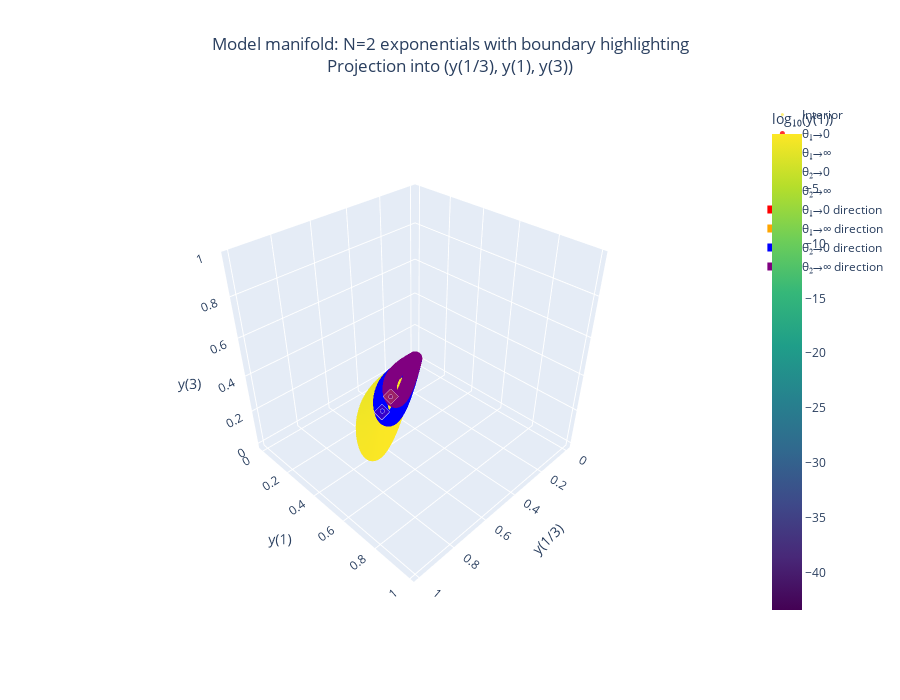

The code cell stored with this chart in its notebook:
### Code cell
import numpy as np
import plotly.graph_objects as go
import plotly.express as px
from plotly.subplots import make_subplots

# Define model: average of two decaying exponentials
def y_theta(t, theta1, theta2):
    return 0.5 * (np.exp(-theta1 * t) + np.exp(-theta2 * t))

# Parameter ranges (log spaced)
theta_vals = np.logspace(-2, 2, 100)
T = [1/3, 1, 3]

# Compute outputs for grid of theta1, theta2
Y1, Y2, Y3 = [], [], []
theta1_vals, theta2_vals = [], []
for theta1 in theta_vals:
    for theta2 in theta_vals:
        Y1.append(y_theta(T[0], theta1, theta2))
        Y2.append(y_theta(T[1], theta1, theta2))
        Y3.append(y_theta(T[2], theta1, theta2))
        theta1_vals.append(theta1)
        theta2_vals.append(theta2)

Y1, Y2, Y3 = np.array(Y1), np.array(Y2), np.array(Y3)
theta1_vals, theta2_vals = np.array(theta1_vals), np.array(theta2_vals)

# Identify boundary points (edges of the manifold)
# Use stricter boundary conditions to avoid overlap
theta1_low = (theta1_vals <= np.min(theta_vals) * 1.5) & (theta2_vals > np.min(theta_vals) * 1.5) & (theta2_vals < np.max(theta_vals) / 1.5)
theta1_high = (theta1_vals >= np.max(theta_vals) / 1.5) & (theta2_vals > np.min(theta_vals) * 1.5) & (theta2_vals < np.max(theta_vals) / 1.5)
theta2_low = (theta2_vals <= np.min(theta_vals) * 1.5) & (theta1_vals > np.min(theta_vals) * 1.5) & (theta1_vals < np.max(theta_vals) / 1.5)
theta2_high = (theta2_vals >= np.max(theta_vals) / 1.5) & (theta1_vals > np.min(theta_vals) * 1.5) & (theta1_vals < np.max(theta_vals) / 1.5)

# Create masks for different boundary regions
boundary_mask = theta1_low | theta1_high | theta2_low | theta2_high
interior_mask = ~boundary_mask

# Create interactive 3D scatter plot
fig = go.Figure()

# Add interior points
fig.add_trace(go.Scatter3d(
    x=Y1[interior_mask], 
    y=Y2[interior_mask], 
    z=Y3[interior_mask],
    mode='markers',
    marker=dict(
        size=3,
        color=np.log10(Y2[interior_mask]),
        colorscale='Viridis',
        opacity=0.6,
        colorbar=dict(title="log₁₀(y(1))")
    ),
    name='Interior',
    hovertemplate='<b>Interior</b><br>y(1/3): %{x:.3f}<br>y(1): %{y:.3f}<br>y(3): %{z:.3f}<extra></extra>'
))

# Add boundary points with different colors
if np.any(theta1_low):
    fig.add_trace(go.Scatter3d(
        x=Y1[theta1_low], y=Y2[theta1_low], z=Y3[theta1_low],
        mode='markers',
        marker=dict(size=5, color='red', opacity=0.8),
        name='θ₁→0',
        hovertemplate='<b>θ₁→0</b><br>y(1/3): %{x:.3f}<br>y(1): %{y:.3f}<br>y(3): %{z:.3f}<extra></extra>'
    ))

if np.any(theta1_high):
    fig.add_trace(go.Scatter3d(
        x=Y1[theta1_high], y=Y2[theta1_high], z=Y3[theta1_high],
        mode='markers',
        marker=dict(size=5, color='orange', opacity=0.8),
        name='θ₁→∞',
        hovertemplate='<b>θ₁→∞</b><br>y(1/3): %{x:.3f}<br>y(1): %{y:.3f}<br>y(3): %{z:.3f}<extra></extra>'
    ))

if np.any(theta2_low):
    fig.add_trace(go.Scatter3d(
        x=Y1[theta2_low], y=Y2[theta2_low], z=Y3[theta2_low],
        mode='markers',
        marker=dict(size=5, color='blue', opacity=0.8),
        name='θ₂→0',
        hovertemplate='<b>θ₂→0</b><br>y(1/3): %{x:.3f}<br>y(1): %{y:.3f}<br>y(3): %{z:.3f}<extra></extra>'
    ))

if np.any(theta2_high):
    fig.add_trace(go.Scatter3d(
        x=Y1[theta2_high], y=Y2[theta2_high], z=Y3[theta2_high],
        mode='markers',
        marker=dict(size=5, color='purple', opacity=0.8),
        name='θ₂→∞',
        hovertemplate='<b>θ₂→∞</b><br>y(1/3): %{x:.3f}<br>y(1): %{y:.3f}<br>y(3): %{z:.3f}<extra></extra>'
    ))

# Add arrows pointing to boundary directions
arrow_traces = []

# Helper function to add arrows
def add_arrow(start_point, end_point, color, name):
    return go.Scatter3d(
        x=[start_point[0], end_point[0]],
        y=[start_point[1], end_point[1]], 
        z=[start_point[2], end_point[2]],
        mode='lines+markers',
        line=dict(color=color, width=8),
        marker=dict(size=[3, 8], color=color, symbol=['circle', 'diamond']),
        name=name,
        hovertemplate=f'<b>{name}</b><extra></extra>'
    )

# Add directional arrows
if np.any(theta1_low):
    idx = np.where(theta1_low)[0][len(np.where(theta1_low)[0])//2]
    arrow_start = [Y1[idx] - 0.02, Y2[idx] - 0.02, Y3[idx] - 0.02]
    arrow_end = [Y1[idx], Y2[idx], Y3[idx]]
    fig.add_trace(add_arrow(arrow_start, arrow_end, 'red', 'θ₁→0 direction'))

if np.any(theta1_high):
    idx = np.where(theta1_high)[0][len(np.where(theta1_high)[0])//2]
    arrow_start = [Y1[idx] + 0.02, Y2[idx] + 0.02, Y3[idx] + 0.02]
    arrow_end = [Y1[idx], Y2[idx], Y3[idx]]
    fig.add_trace(add_arrow(arrow_start, arrow_end, 'orange', 'θ₁→∞ direction'))

if np.any(theta2_low):
    idx = np.where(theta2_low)[0][len(np.where(theta2_low)[0])//2]
    arrow_start = [Y1[idx] - 0.02, Y2[idx] - 0.02, Y3[idx] - 0.02]
    arrow_end = [Y1[idx], Y2[idx], Y3[idx]]
    fig.add_trace(add_arrow(arrow_start, arrow_end, 'blue', 'θ₂→0 direction'))

if np.any(theta2_high):
    idx = np.where(theta2_high)[0][len(np.where(theta2_high)[0])//2]
    arrow_start = [Y1[idx] + 0.02, Y2[idx] + 0.02, Y3[idx] + 0.02]
    arrow_end = [Y1[idx], Y2[idx], Y3[idx]]
    fig.add_trace(add_arrow(arrow_start, arrow_end, 'purple', 'θ₂→∞ direction'))

# Update layout for better visualization
fig.update_layout(
    title={
        'text': 'Model manifold: N=2 exponentials with boundary highlighting<br>Projection into (y(1/3), y(1), y(3))',
        'x': 0.5,
        'xanchor': 'center'
    },
    scene=dict(
        xaxis_title='y(1/3)',
        yaxis_title='y(1)',
        zaxis_title='y(3)',
        camera=dict(
            eye=dict(x=1.5, y=1.5, z=1.5)
        )
    ),
    width=900,
    height=700,
    showlegend=True
)

fig.show()

### Figure 1 — Plotly figure (JSON) as saved in the notebook; plotly's stock layout.template omitted (floating-point values rounded to 4 significant figures; data arrays with more than 128 entries replaced by an {"elided": "..."} marker saying what was removed)
{"data": [{"hovertemplate": "<b>Interior</b><br>y(1/3): %{x:.3f}<br>y(1): %{y:.3f}<br>y(3): %{z:.3f}<extra></extra>", "marker": {"color": {"elided": "8200 float values"}, "colorbar": {"title": {"text": "log₁₀(y(1))"}}, "colorscale": [[0, "#440154"], [0.1111, "#482878"], [0.2222, "#3e4989"], [0.3333, "#31688e"], [0.4444, "#26828e"], [0.5556, "#1f9e89"], [0.6667, "#35b779"], [0.7778, "#6ece58"], [0.8889, "#b5de2b"], [1, "#fde725"]], "opacity": 0.6, "size": 3}, "mode": "markers", "name": "Interior", "type": "scatter3d", "x": {"elided": "8200 float values"}, "y": {"elided": "8200 float values"}, "z": {"elided": "8200 float values"}}, {"hovertemplate": "<b>θ₁→0</b><br>y(1/3): %{x:.3f}<br>y(1): %{y:.3f}<br>y(3): %{z:.3f}<extra></extra>", "marker": {"color": "red", "opacity": 0.8, "size": 5}, "mode": "markers", "name": "θ₁→0", "type": "scatter3d", "x": {"elided": "450 float values"}, "y": {"elided": "450 float values"}, "z": {"elided": "450 float values"}}, {"hovertemplate": "<b>θ₁→∞</b><br>y(1/3): %{x:.3f}<br>y(1): %{y:.3f}<br>y(3): %{z:.3f}<extra></extra>", "marker": {"color": "orange", "opacity": 0.8, "size": 5}, "mode": "markers", "name": "θ₁→∞", "type": "scatter3d", "x": {"elided": "450 float values"}, "y": {"elided": "450 float values"}, "z": {"elided": "450 float values"}}, {"hovertemplate": "<b>θ₂→0</b><br>y(1/3): %{x:.3f}<br>y(1): %{y:.3f}<br>y(3): %{z:.3f}<extra></extra>", "marker": {"color": "blue", "opacity": 0.8, "size": 5}, "mode": "markers", "name": "θ₂→0", "type": "scatter3d", "x": {"elided": "450 float values"}, "y": {"elided": "450 float values"}, "z": {"elided": "450 float values"}}, {"hovertemplate": "<b>θ₂→∞</b><br>y(1/3): %{x:.3f}<br>y(1): %{y:.3f}<br>y(3): %{z:.3f}<extra></extra>", "marker": {"color": "purple", "opacity": 0.8, "size": 5}, "mode": "markers", "name": "θ₂→∞", "type": "scatter3d", "x": {"elided": "450 float values"}, "y": {"elided": "450 float values"}, "z": {"elided": "450 float values"}}, {"hovertemplate": "<b>θ₁→0 direction</b><extra></extra>", "line": {"color": "red", "width": 8}, "marker": {"color": "red", "size": [3, 8], "symbol": ["circle", "diamond"]}, "mode": "lines+markers", "name": "θ₁→0 direction", "type": "scatter3d", "x": [0.8306, 0.8506], "y": [0.6494, 0.6694], "z": [0.4838, 0.5038]}, {"hovertemplate": "<b>θ₁→∞ direction</b><extra></extra>", "line": {"color": "orange", "width": 8}, "marker": {"color": "orange", "size": [3, 8], "symbol": ["circle", "diamond"]}, "mode": "lines+markers", "name": "θ₁→∞ direction", "type": "scatter3d", "x": [0.3726, 0.3526], "y": [0.1954, 0.1754], "z": [0.04158, 0.02158]}, {"hovertemplate": "<b>θ₂→0 direction</b><extra></extra>", "line": {"color": "blue", "width": 8}, "marker": {"color": "blue", "size": [3, 8], "symbol": ["circle", "diamond"]}, "mode": "lines+markers", "name": "θ₂→0 direction", "type": "scatter3d", "x": [0.831, 0.851], "y": [0.6504, 0.6704], "z": [0.4868, 0.5068]}, {"hovertemplate": "<b>θ₂→∞ direction</b><extra></extra>", "line": {"color": "purple", "width": 8}, "marker": {"color": "purple", "size": [3, 8], "symbol": ["circle", "diamond"]}, "mode": "lines+markers", "name": "θ₂→∞ direction", "type": "scatter3d", "x": [0.3726, 0.3526], "y": [0.1954, 0.1754], "z": [0.04158, 0.02158]}], "layout": {"height": 700, "scene": {"camera": {"eye": {"x": 1.5, "y": 1.5, "z": 1.5}}, "xaxis": {"title": {"text": "y(1/3)"}}, "yaxis": {"title": {"text": "y(1)"}}, "zaxis": {"title": {"text": "y(3)"}}}, "showlegend": true, "title": {"text": "Model manifold: N=2 exponentials with boundary highlighting<br>Projection into (y(1/3), y(1), y(3))", "x": 0.5, "xanchor": "center"}, "width": 900}}
